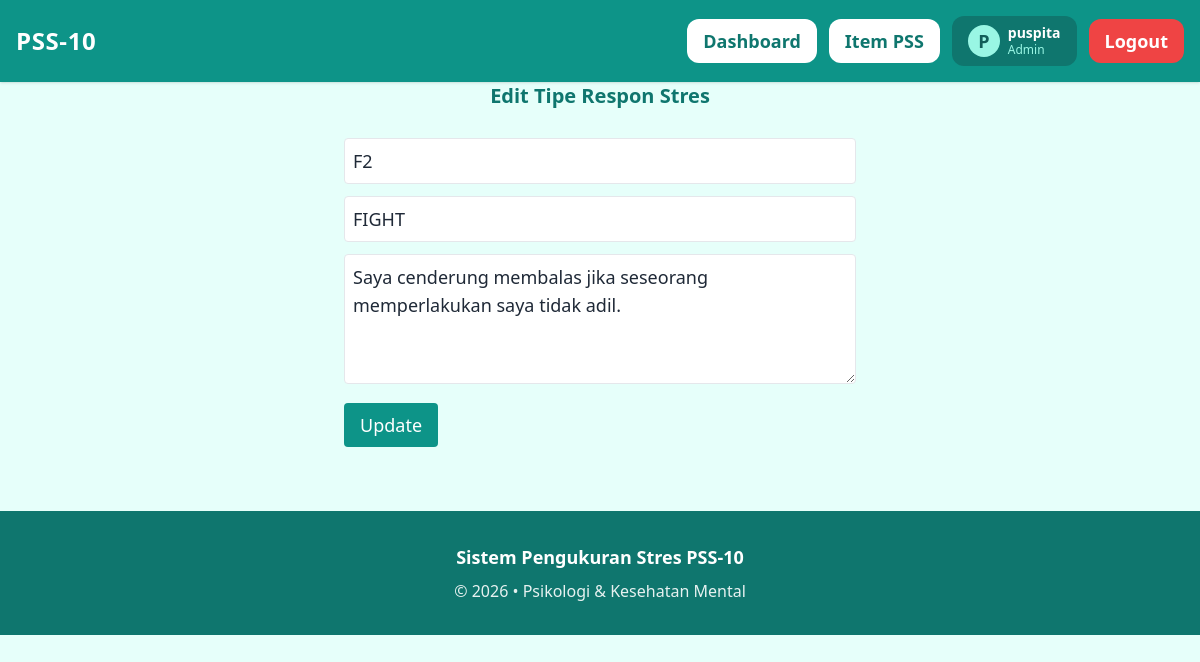
The app's page /admin/tipe_respon/edit.php?id=2 (signed in) with its own data.
### tables this page shows
CREATE TABLE `tipe_respon_stres` (
  `id_respon` int NOT NULL,
  `tipe_respon` varchar(100) NOT NULL,
  `kode` varchar(10) NOT NULL,
  `indikator` text NOT NULL
);

### helpers/escape_helper.php (called while the page is built)
<?php
function e($string) {
    return htmlspecialchars($string, ENT_QUOTES, 'UTF-8');
}
 ?>

### admin/tipe_respon/edit.php (the view, shortened to what this page needs)
<?php
require '../../config/database.php';
require '../../includes/layout/header.php';
require '../../includes/layout/navbar.php';
$id = $_GET['id'];
$stmt = $pdo->prepare(
    "SELECT * FROM tipe_respon_stres WHERE id_respon = ?"
);
$stmt->execute([$id]);
$data = $stmt->fetch();
?>
<div class="flex flex-col items-center justify-center">
<h2 class="text-xl font-bold text-teal-700 mb-4">
Edit Tipe Respon Stres
</h2>
<form method="POST" class="max-w-lg space-y-3">
<input type="text" name="kode"
 value="<?= e($data['kode']) ?>"
 class="w-full border p-2 rounded">
<input type="text" name="tipe_respon"
 value="<?= e($data['tipe_respon']) ?>"
 class="w-full border p-2 rounded">
<textarea name="indikator" rows="4"
 class="w-full border p-2 rounded"><?= e($data['indikator']) ?></textarea>
<button class="bg-teal-600 text-white px-4 py-2 rounded">
Update
</button>
</form>
</div>
<?php require '../../includes/layout/footer.php'; ?>

### records on screen
tipe_respon_stres: kode "F2", tipe_respon "FIGHT", indikator "Saya cenderung membalas jika seseorang memperlakukan saya tidak adil."

### other values on screen
substr($user['nama'],0,1) "P"
$user['nama'] "puspita"
$role "Admin"
